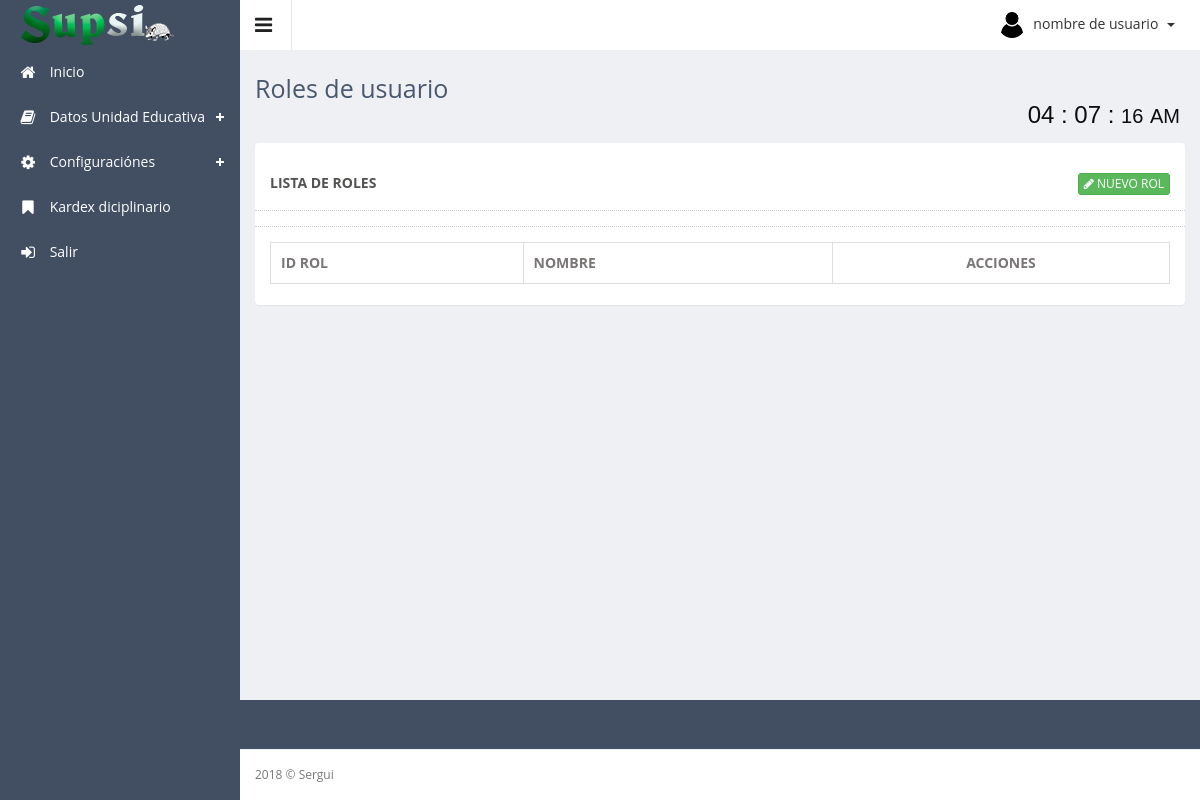
The app's page /app/controller/user/roles_usuario.php, older data.
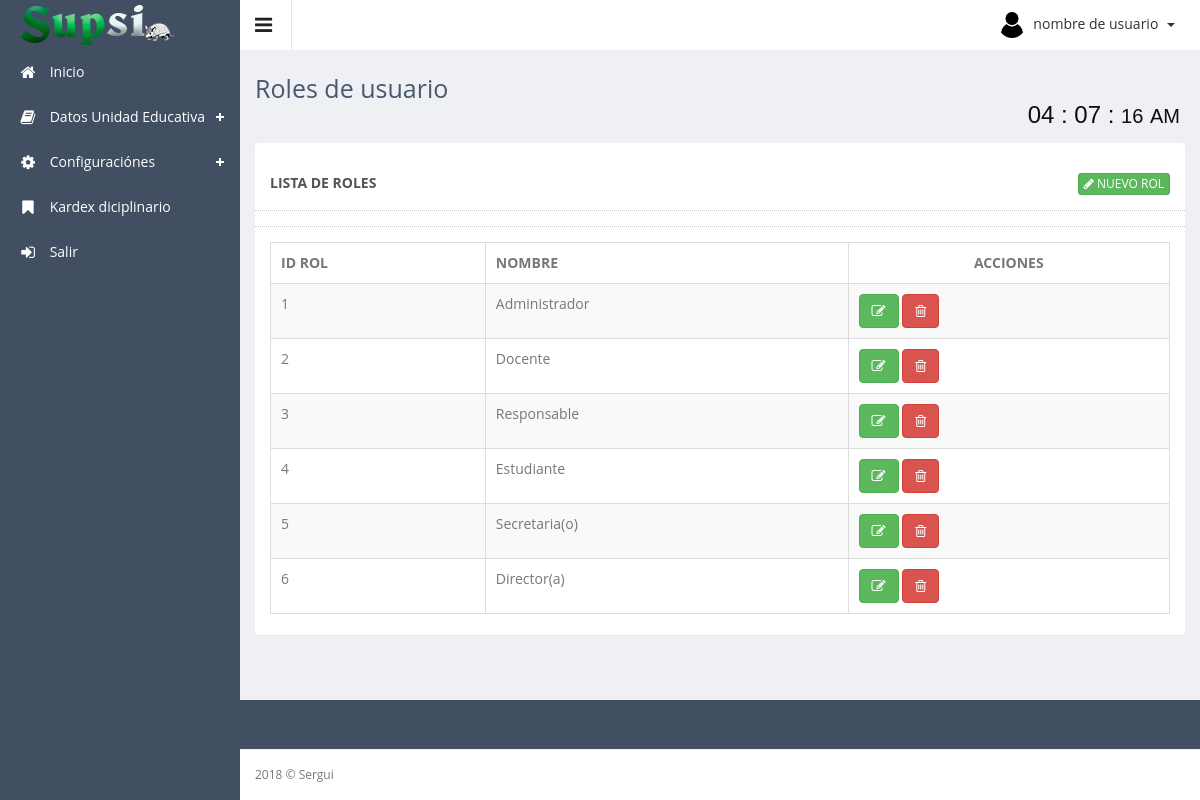
The same page, newer data.
### tables this page shows
CREATE TABLE `roles` (
  `id_rol` int(11) NOT NULL AUTO_INCREMENT,
  `nombre` varchar(20) DEFAULT NULL,
  `estado` tinyint(1) DEFAULT '1',
  PRIMARY KEY (`id_rol`)
);

### app/controller/user/roles_usuario.php (called while the page is built, shortened)
<?php
	require_once ("../../config/conexion.php");
	$contenido="user/roles_usuario.php";
	$subTitulo="Roles de usuario";
	if (!($roles = $con->query("SELECT * FROM roles where estado = 1 "))) {
    	echo "Falló SELECT: (" . $con->errno . ") " . $con->error;
	}
	require_once ('../../../public/views/plantilla.php');
?>

### public/views/user/roles_usuario.php (the view, shortened to what this page needs)
<div class="row">
    <div class="col-sm-12">
        <section class="panel">
            <header class="panel-heading">
                <div class="row panel-heading">
                    LISTA DE ROLES
                    <span class="pull-right">
                        <a href="#modal_Registrar" class="btn btn-xs btn-success" data-toggle="modal">
                            <span class="fa fa-pencil"></span> NUEVO ROL
                        </a>
                    </span>
                </div>
            </header>
            <div class="panel-body">
                <div class="adv-table" >
                    <table  class="display table table-bordered table-striped" id="tbRoles">
                        <thead>
                            <tr>
                                <th>ID ROL</th>
                                <th>NOMBRE</th>
                                <th class="text-center">ACCIONES</th>
                            </tr>
                        </thead>
                        <tbody>
                            <?php foreach ($roles as $rol): ?>
                            <tr class="gradeX">
                                <td><?php echo $rol['id_rol']; ?></td>
								<td><?php echo $rol['nombre']; ?></td>
                                <td >
                                    <a class="btn btn-success" href="#modalEditar" role="button" data-placement="top" title="Editar" data-toggle="modal" onclick="obtener_datos(<?php echo $rol['id_rol'] ?>)">
                                        <span class="fa fa-edit" ></span>
                                    </a>
                                    <a class="btn btn-danger" href="#modalEliminar" role="button" data-toggle="modal" data-placement="top" title="Eliminar" onclick="eliminar_datos(<?php echo $rol['id_rol'] ?>)">
                                        <span class="fa fa-trash-o"></span>
                                    </a>
                                </td>
                            </tr>
                        <?php endforeach ?>
                    </tbody>
                </table>
            </div>
        </div>
    </section>
</div>
</div>

### public/views/plantilla.php (shortened to what this page needs)
<!DOCTYPE html>
<html lang="es">
<head>
    <?php require_once 'template/head.php'; ?>
</head>
<body class="sticky-header">
    <section>
        <?php require_once 'template/left_menu.php'; ?>
        <div class="main-content" >
            <div class="header-section">
                <a class="toggle-btn"><i class="fa fa-bars"></i></a>
                <?php require_once 'template/menu_right.php'; ?>
            </div>
            <?php require_once 'template/breadcumb.php'; ?>
            <div class="wrapper">
                <?php
                    if(isset($contenido))
                        require_once ($contenido);
                ?>
            </div>
            <?php require_once 'template/footer.php'; ?>
        </div>
    </section>
</body>
</html>

### public/views/template/head.php (shortened to what this page needs)
<link href="<?php echo ROOT; ?>resources/assets/css/style.css" rel="stylesheet">
<link href="<?php echo ROOT; ?>resources/assets/css/style-responsive.css" rel="stylesheet">
<link href="<?php echo ROOT; ?>resources/assets/js/advanced-datatable/css/demo_page.css" rel="stylesheet" />
<link href="<?php echo ROOT; ?>resources/assets/js/advanced-datatable/css/demo_table.css" rel="stylesheet" />
<link rel="stylesheet" href="<?php echo ROOT; ?>resources/assets/js/data-tables/DT_bootstrap.css" />
<link href="<?php echo ROOT; ?>resources/assets/css/style-responsive.css" rel="stylesheet">
<link rel="stylesheet" href="<?php echo ROOT; ?>resources/assets/css/toastr.min.css">
<link rel="stylesheet" href="<?php echo ROOT; ?>resources/assets/css/estilo.css">
<link rel="stylesheet" href="<?php echo ROOT; ?>resources/assets/css/estilo1.css">
<link rel="stylesheet" href="<?php echo ROOT; ?>resources/assets/css/chosen.min.css">
<link rel="stylesheet" type="text/css" href="<?php echo ROOT; ?>resources/assets/js/bootstrap-datepicker/css/datepicker-custom.css" />

### public/views/template/left_menu.php (shortened to what this page needs)
<div class="left-side sticky-left-side">
    <div class="logo">
        <a href="<?php echo ROOT; ?>"><img src="<?php echo ROOT; ?>resources/assets/images/logo.png" alt=""></a>
    </div>
    <div class="left-side-inner">
        <ul class="nav nav-pills nav-stacked custom-nav">
            <li class=""><a href="<?php echo ROOT; ?>"><i class="fa fa-home"></i> <span>
            Inicio</span></a></li>
            <li class="menu-list"><a href=""><i class="fa fa-book"></i> <span>Datos Unidad Educativa</span></a>
            </li>
            <li class="menu-list"><a href=""><i class="fa fa-cog"></i> <span>Configuraciónes</span></a>
            </li>
            <li class=""><a href="<?php echo ROOT_CONTROLLER; ?>kardex/"><i class="fa fa-bookmark"></i> <span>Kardex diciplinario</span></a>
            </li>
            <li><a href="<?php echo ROOT_CONTROLLER; ?>login/index.php?logout"><i class="fa fa-sign-in"></i> <span>Salir</span></a></li>
        </ul>
    </div>
</div>

### public/views/template/menu_right.php (shortened to what this page needs)
<div class="menu-right">
    <ul class="notification-menu">
        <li>
            <a href="#" class="btn btn-default dropdown-toggle" data-toggle="dropdown">
                <img src="<?php echo ROOT; ?>resources/assets/images/photos/user-avatar.png" alt="" />
                nombre de usuario
                <span class="caret"></span>
            </a>
        </li>
    </ul>
</div>

### public/views/template/breadcumb.php
<div class="page-heading">
    <h3>
        <?php echo $subTitulo ?>
    </h3>
    <div class="col-md-12">
        <div class="contenedor2 reloj2" >
			<div class="widget2">
			    <div class="relojj">
			    	<p id="horas2" class="horas2"></p>
			      	<p>:</p>
			      	<p id="minutos2" class="minutos2"></p>
			      	<p>:</p>
			      	<div class="cajaSegundos2">
			        	<p id="segundos2" class="segundos2"></p>
			        	<p id="ampm2" class="ampm2"></p>
			      	</div>
			    </div>
			</div>
        </div>
    </div>
</div>

### public/views/template/footer.php
<?php
	(isset($pie_class)) ? $foot="sticky-footer":$foot="";
?>
<footer class="<?php echo $foot; ?>">
    2018 &copy; Sergui
</footer>

### resources/assets/js/advanced-datatable/css/demo_table.css (style rules this page uses)
table.display { margin: 0 auto; clear: both; width: 100%; }
table.display thead th { padding: 3px 18px 3px 10px; border-bottom: 1px solid black; font-weight: bold; cursor: pointer; * cursor: hand; }
table.display td { padding: 3px 10px; }
table.display tr.gradeX { background-color: #ffdddd; }

### resources/assets/css/estilo1.css (style rules this page uses)
.reloj2 { font-size:16px; color: #0E0D0D; }
.contenedor2 { max-width: 200px; margin: auto; }
.widget2 { width: 100%; height: 30px; position: absolute; top: 0; bottom: 0; left: 0; right: 0; margin: auto; }
.widget2 p { display: inline-block; line-height: 1em; }
.relojj { font-family: Arial, "Helvetica Neue", Helvetica, sans-serif; width: 100%; padding: 5px; font-size: 1.5em; text-align: right; }
.relojj .cajaSegundos2 { display: inline-block; }
.relojj .ampm2, .relojj .segundos2 { font-size: 2rem; }

Row changes from the older to the newer data that the page shows:
added roles: id_rol "1", nombre "Administrador"
added roles: id_rol "2", nombre "Docente"
added roles: id_rol "3", nombre "Responsable"
added roles: id_rol "4", nombre "Estudiante"
added roles: id_rol "5", nombre "Secretaria(o)"
added roles: id_rol "6", nombre "Director(a)"
